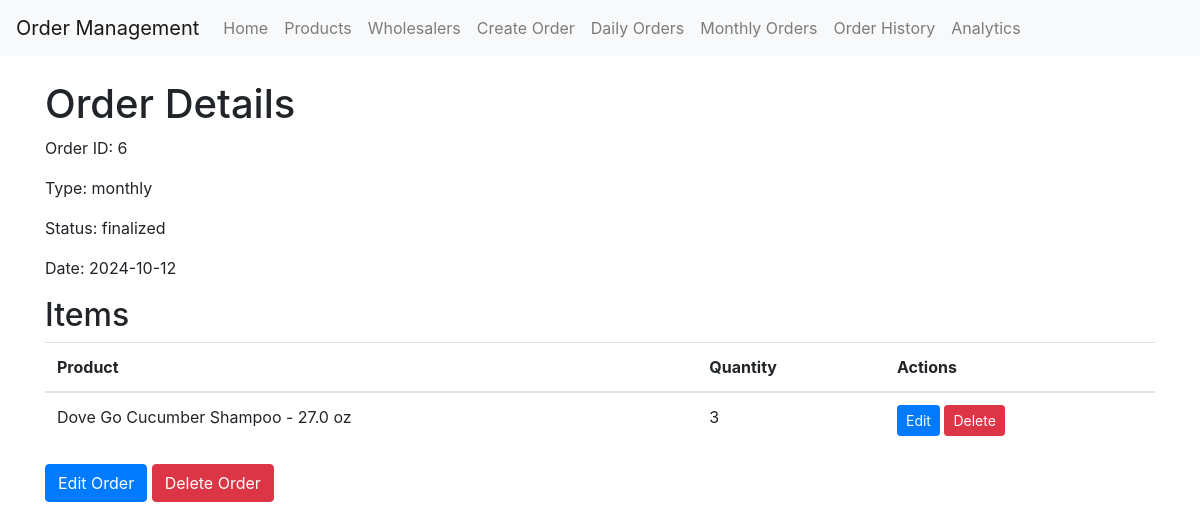
The app's page /view_order/6 (signed in) with its own data.
### app/models.py (models this page shows, shortened)
class OrderList(db.Model):
    id = db.Column(db.Integer, primary_key=True)
    date = db.Column(db.Date, nullable=False, default=datetime.utcnow().date)
    wholesaler_id = db.Column(db.Integer, db.ForeignKey('wholesaler.id'), nullable=False)
    wholesaler = db.relationship('Wholesaler', back_populates='order_lists')
    items = db.relationship('OrderListItem', back_populates='order_list', cascade='all, delete-orphan')
    status = db.Column(db.String(20), default='pending')  # 'pending', 'finalized'
    type = db.Column(db.String(10), nullable=False)  # 'daily' or 'monthly'
    finalized_date = db.Column(db.DateTime)

class OrderListItem(db.Model):
    id = db.Column(db.Integer, primary_key=True)
    order_list_id = db.Column(db.Integer, db.ForeignKey('order_list.id'), nullable=False)
    product_id = db.Column(db.Integer, db.ForeignKey('product.id'), nullable=False)
    quantity = db.Column(db.Integer, nullable=False)
    comment = db.Column(db.Text)
    order_list = db.relationship('OrderList', back_populates='items')
    product = db.relationship('Product', backref='order_items')

class Product(db.Model):
    id = db.Column(db.Integer, primary_key=True)
    product_id = db.Column(db.String(20), unique=True, nullable=False)
    name = db.Column(db.String(100), nullable=False)
    size = db.Column(db.String(50))
    price = db.Column(db.Float, nullable=False)
    wholesaler_id = db.Column(db.Integer, db.ForeignKey('wholesaler.id'), nullable=False)
    wholesaler = db.relationship('Wholesaler', back_populates='products')

### app/main/routes.py (the view)
@bp.route('/view_order/<int:order_id>')
@login_required
def view_order(order_id):
    order = OrderList.query.get_or_404(order_id)
    return render_template('view_order.html', title='Order Details', order=order)

### app/models.py (called while the page is built)
@login.user_loader
def load_user(id):
    return User.query.get(int(id))

### app/templates/view_order.html
{% extends "base.html" %}
{% block content %}
<h1>Order Details</h1>
<p>Order ID: {{ order.id }}</p>
<p>Type: {{ order.type }}</p>
<p>Status: {{ order.status }}</p>
<p>Date: {{ order.date }}</p>
<h2>Items</h2>
<table class="table">
    <thead>
        <tr>
            <th>Product</th>
            <th>Quantity</th>
            <th>Actions</th>
        </tr>
    </thead>
    <tbody>
        {% for item in order.items %}
        <tr>
            <td>{{ item.product.name }}</td>
            <td>{{ item.quantity }}</td>
            <td>
                <a href="{{ url_for('main.edit_order_item', item_id=item.id) }}" class="btn btn-sm btn-primary">Edit</a>
                <form action="{{ url_for('main.delete_order_item', item_id=item.id) }}" method="POST" style="display: inline;">
                    <button type="submit" class="btn btn-sm btn-danger" onclick="return confirm('Are you sure you want to delete this item?')">Delete</button>
                </form>
            </td>
        </tr>
        {% endfor %}
    </tbody>
</table>
<a href="{{ url_for('main.edit_order', order_id=order.id) }}" class="btn btn-primary">Edit Order</a>
<form action="{{ url_for('main.delete_order', order_id=order.id) }}" method="POST" style="display: inline;">
    <button type="submit" class="btn btn-danger" onclick="return confirm('Are you sure you want to delete this entire order?')">Delete Order</button>
</form>
{% endblock %}

### records on screen
OrderList: id "6", type "monthly", status "finalized", date "2024-10-12"
OrderListItem: product.name "Dove Go Cucumber Shampoo - 27.0 oz", quantity "3"
